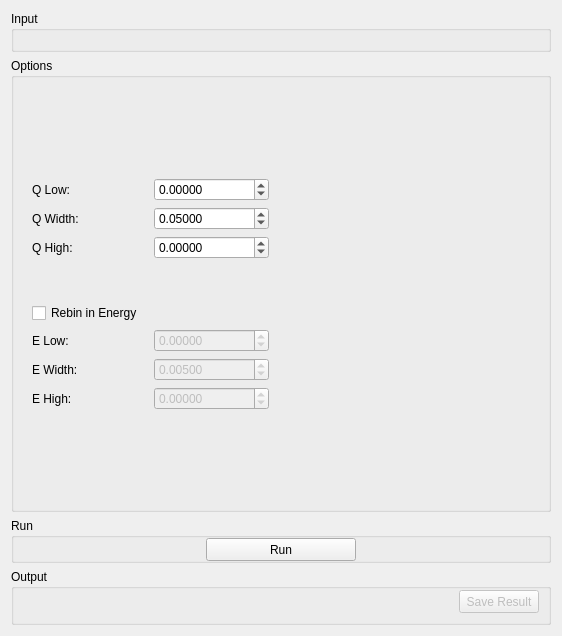
<?xml version="1.0" encoding="UTF-8"?>
<ui version="4.0">
 <class>InelasticDataManipulationSqwTab</class>
 <widget class="QWidget" name="InelasticDataManipulationSqwTab">
  <property name="geometry">
   <rect>
    <x>0</x>
    <y>0</y>
    <width>562</width>
    <height>636</height>
   </rect>
  </property>
  <property name="minimumSize">
   <size>
    <width>500</width>
    <height>0</height>
   </size>
  </property>
  <property name="windowTitle">
   <string>Form</string>
  </property>
  <layout class="QGridLayout" name="gridLayout_3">
   <item row="0" column="0">
    <widget class="QGroupBox" name="gbInput">
     <property name="maximumSize">
      <size>
       <width>16777215</width>
       <height>150</height>
      </size>
     </property>
     <property name="title">
      <string>Input</string>
     </property>
     <layout class="QVBoxLayout" name="verticalLayout_12">
      <item>
       <widget class="MantidQt::MantidWidgets::DataSelector" name="dsInput" native="true">
        <property name="sizePolicy">
         <sizepolicy hsizetype="Minimum" vsizetype="Fixed">
          <horstretch>0</horstretch>
          <verstretch>0</verstretch>
         </sizepolicy>
        </property>
        <property name="autoLoad" stdset="0">
         <bool>true</bool>
        </property>
        <property name="workspaceSuffixes" stdset="0">
         <stringlist>
          <string>_red</string>
         </stringlist>
        </property>
        <property name="fileBrowserSuffixes" stdset="0">
         <stringlist>
          <string>_red.nxs</string>
         </stringlist>
        </property>
        <property name="showLoad" stdset="0">
         <bool>false</bool>
        </property>
       </widget>
      </item>
     </layout>
    </widget>
   </item>
   <item row="1" column="0">
    <widget class="QGroupBox" name="gbOptions">
     <property name="title">
      <string>Options</string>
     </property>
     <layout class="QHBoxLayout" name="horizontalLayout_3">
      <property name="topMargin">
       <number>0</number>
      </property>
      <property name="bottomMargin">
       <number>0</number>
      </property>
      <item>
       <layout class="QGridLayout" name="loOptions" columnstretch="0">
        <property name="spacing">
         <number>6</number>
        </property>
        <item row="5" column="0">
         <widget class="QFrame" name="fEValues">
          <layout class="QGridLayout" name="gridLayout_2">
           <item row="0" column="0" rowspan="2" colspan="2">
            <widget class="QCheckBox" name="ckRebinInEnergy">
             <property name="text">
              <string>Rebin in Energy</string>
             </property>
            </widget>
           </item>
           <item row="3" column="1">
            <widget class="QDoubleSpinBox" name="spEWidth">
             <property name="enabled">
              <bool>false</bool>
             </property>
             <property name="sizePolicy">
              <sizepolicy hsizetype="Preferred" vsizetype="Fixed">
               <horstretch>0</horstretch>
               <verstretch>0</verstretch>
              </sizepolicy>
             </property>
             <property name="maximumSize">
              <size>
               <width>200</width>
               <height>16777215</height>
              </size>
             </property>
             <property name="decimals">
              <number>5</number>
             </property>
             <property name="minimum">
              <double>0.000000000000000</double>
             </property>
             <property name="maximum">
              <double>1000.000000000000000</double>
             </property>
             <property name="singleStep">
              <double>0.010000000000000</double>
             </property>
             <property name="value">
              <double>0.005000000000000</double>
             </property>
            </widget>
           </item>
           <item row="3" column="0">
            <widget class="QLabel" name="lbEWidth">
             <property name="enabled">
              <bool>true</bool>
             </property>
             <property name="sizePolicy">
              <sizepolicy hsizetype="Preferred" vsizetype="Preferred">
               <horstretch>0</horstretch>
               <verstretch>0</verstretch>
              </sizepolicy>
             </property>
             <property name="minimumSize">
              <size>
               <width>43</width>
               <height>0</height>
              </size>
             </property>
             <property name="text">
              <string>E Width:</string>
             </property>
            </widget>
           </item>
           <item row="2" column="1">
            <widget class="QDoubleSpinBox" name="spELow">
             <property name="enabled">
              <bool>false</bool>
             </property>
             <property name="sizePolicy">
              <sizepolicy hsizetype="Preferred" vsizetype="Fixed">
               <horstretch>0</horstretch>
               <verstretch>0</verstretch>
              </sizepolicy>
             </property>
             <property name="maximumSize">
              <size>
               <width>200</width>
               <height>16777215</height>
              </size>
             </property>
             <property name="decimals">
              <number>5</number>
             </property>
             <property name="minimum">
              <double>-1000.000000000000000</double>
             </property>
             <property name="maximum">
              <double>1000.000000000000000</double>
             </property>
             <property name="singleStep">
              <double>0.100000000000000</double>
             </property>
            </widget>
           </item>
           <item row="2" column="0">
            <widget class="QLabel" name="lbELow">
             <property name="enabled">
              <bool>true</bool>
             </property>
             <property name="minimumSize">
              <size>
               <width>43</width>
               <height>0</height>
              </size>
             </property>
             <property name="text">
              <string>E Low:</string>
             </property>
            </widget>
           </item>
           <item row="4" column="0">
            <widget class="QLabel" name="lbEHigh">
             <property name="enabled">
              <bool>true</bool>
             </property>
             <property name="minimumSize">
              <size>
               <width>43</width>
               <height>0</height>
              </size>
             </property>
             <property name="text">
              <string>E High:</string>
             </property>
            </widget>
           </item>
           <item row="4" column="1">
            <widget class="QDoubleSpinBox" name="spEHigh">
             <property name="enabled">
              <bool>false</bool>
             </property>
             <property name="sizePolicy">
              <sizepolicy hsizetype="Preferred" vsizetype="Fixed">
               <horstretch>0</horstretch>
               <verstretch>0</verstretch>
              </sizepolicy>
             </property>
             <property name="maximumSize">
              <size>
               <width>200</width>
               <height>16777215</height>
              </size>
             </property>
             <property name="decimals">
              <number>5</number>
             </property>
             <property name="minimum">
              <double>-1000.000000000000000</double>
             </property>
             <property name="maximum">
              <double>1000.000000000000000</double>
             </property>
             <property name="singleStep">
              <double>0.100000000000000</double>
             </property>
            </widget>
           </item>
          </layout>
         </widget>
        </item>
        <item row="6" column="0">
         <spacer name="verticalSpacer">
          <property name="orientation">
           <enum>Qt::Vertical</enum>
          </property>
          <property name="sizeHint" stdset="0">
           <size>
            <width>20</width>
            <height>40</height>
           </size>
          </property>
         </spacer>
        </item>
        <item row="0" column="0">
         <spacer name="verticalSpacer_3">
          <property name="orientation">
           <enum>Qt::Vertical</enum>
          </property>
          <property name="sizeHint" stdset="0">
           <size>
            <width>20</width>
            <height>40</height>
           </size>
          </property>
         </spacer>
        </item>
        <item row="4" column="0">
         <spacer name="verticalSpacer_2">
          <property name="orientation">
           <enum>Qt::Vertical</enum>
          </property>
          <property name="sizeType">
           <enum>QSizePolicy::Fixed</enum>
          </property>
          <property name="sizeHint" stdset="0">
           <size>
            <width>20</width>
            <height>20</height>
           </size>
          </property>
         </spacer>
        </item>
        <item row="1" column="0">
         <widget class="QFrame" name="fQValues">
          <layout class="QGridLayout" name="gridLayout">
           <item row="1" column="0">
            <widget class="QLabel" name="lbQWidth">
             <property name="minimumSize">
              <size>
               <width>43</width>
               <height>0</height>
              </size>
             </property>
             <property name="text">
              <string>Q Width:</string>
             </property>
            </widget>
           </item>
           <item row="0" column="0">
            <widget class="QLabel" name="lbQLow">
             <property name="minimumSize">
              <size>
               <width>43</width>
               <height>0</height>
              </size>
             </property>
             <property name="text">
              <string>Q Low:</string>
             </property>
            </widget>
           </item>
           <item row="2" column="0">
            <widget class="QLabel" name="lbQHigh">
             <property name="minimumSize">
              <size>
               <width>43</width>
               <height>0</height>
              </size>
             </property>
             <property name="text">
              <string>Q High:</string>
             </property>
            </widget>
           </item>
           <item row="1" column="1">
            <widget class="QDoubleSpinBox" name="spQWidth">
             <property name="sizePolicy">
              <sizepolicy hsizetype="Preferred" vsizetype="Fixed">
               <horstretch>0</horstretch>
               <verstretch>0</verstretch>
              </sizepolicy>
             </property>
             <property name="decimals">
              <number>5</number>
             </property>
             <property name="minimum">
              <double>0.000000000000000</double>
             </property>
             <property name="maximum">
              <double>1000.000000000000000</double>
             </property>
             <property name="singleStep">
              <double>0.100000000000000</double>
             </property>
             <property name="value">
              <double>0.050000000000000</double>
             </property>
            </widget>
           </item>
           <item row="2" column="1">
            <widget class="QDoubleSpinBox" name="spQHigh">
             <property name="sizePolicy">
              <sizepolicy hsizetype="Preferred" vsizetype="Fixed">
               <horstretch>0</horstretch>
               <verstretch>0</verstretch>
              </sizepolicy>
             </property>
             <property name="decimals">
              <number>5</number>
             </property>
             <property name="minimum">
              <double>-1000.000000000000000</double>
             </property>
             <property name="maximum">
              <double>1000.000000000000000</double>
             </property>
             <property name="singleStep">
              <double>0.100000000000000</double>
             </property>
            </widget>
           </item>
           <item row="0" column="1">
            <widget class="QDoubleSpinBox" name="spQLow">
             <property name="sizePolicy">
              <sizepolicy hsizetype="Minimum" vsizetype="Fixed">
               <horstretch>0</horstretch>
               <verstretch>0</verstretch>
              </sizepolicy>
             </property>
             <property name="decimals">
              <number>5</number>
             </property>
             <property name="minimum">
              <double>-1000.000000000000000</double>
             </property>
             <property name="maximum">
              <double>1000.000000000000000</double>
             </property>
             <property name="singleStep">
              <double>0.100000000000000</double>
             </property>
            </widget>
           </item>
          </layout>
         </widget>
        </item>
       </layout>
      </item>
      <item>
       <widget class="MantidQt::MantidWidgets::ContourPreviewPlot" name="rqwPlot2D" native="true"/>
      </item>
     </layout>
    </widget>
   </item>
   <item row="2" column="0">
    <widget class="QGroupBox" name="groupBox">
     <property name="minimumSize">
      <size>
       <width>0</width>
       <height>45</height>
      </size>
     </property>
     <property name="maximumSize">
      <size>
       <width>16777215</width>
       <height>45</height>
      </size>
     </property>
     <property name="title">
      <string>Run</string>
     </property>
     <layout class="QHBoxLayout" name="horizontalLayout_2">
      <property name="topMargin">
       <number>0</number>
      </property>
      <property name="bottomMargin">
       <number>7</number>
      </property>
      <item>
       <spacer name="horizontalSpacer_2">
        <property name="orientation">
         <enum>Qt::Horizontal</enum>
        </property>
        <property name="sizeHint" stdset="0">
         <size>
          <width>198</width>
          <height>20</height>
         </size>
        </property>
       </spacer>
      </item>
      <item>
       <widget class="QPushButton" name="pbRun">
        <property name="minimumSize">
         <size>
          <width>150</width>
          <height>23</height>
         </size>
        </property>
        <property name="maximumSize">
         <size>
          <width>180</width>
          <height>16777215</height>
         </size>
        </property>
        <property name="text">
         <string>Run</string>
        </property>
       </widget>
      </item>
      <item>
       <spacer name="horizontalSpacer_3">
        <property name="orientation">
         <enum>Qt::Horizontal</enum>
        </property>
        <property name="sizeHint" stdset="0">
         <size>
          <width>197</width>
          <height>20</height>
         </size>
        </property>
       </spacer>
      </item>
     </layout>
    </widget>
   </item>
   <item row="3" column="0">
    <widget class="QGroupBox" name="sqw_outputOptions">
     <property name="minimumSize">
      <size>
       <width>0</width>
       <height>56</height>
      </size>
     </property>
     <property name="title">
      <string>Output</string>
     </property>
     <layout class="QHBoxLayout" name="horizontalLayout">
      <property name="topMargin">
       <number>0</number>
      </property>
      <property name="bottomMargin">
       <number>7</number>
      </property>
      <item>
       <widget class="MantidQt::CustomInterfaces::IndirectPlotOptionsView" name="ipoPlotOptions" native="true"/>
      </item>
      <item>
       <spacer name="horizontalSpacer_1">
        <property name="orientation">
         <enum>Qt::Horizontal</enum>
        </property>
        <property name="sizeHint" stdset="0">
         <size>
          <width>40</width>
          <height>20</height>
         </size>
        </property>
       </spacer>
      </item>
      <item>
       <widget class="QPushButton" name="pbSave">
        <property name="enabled">
         <bool>false</bool>
        </property>
        <property name="minimumSize">
         <size>
          <width>0</width>
          <height>23</height>
         </size>
        </property>
        <property name="text">
         <string>Save Result</string>
        </property>
       </widget>
      </item>
     </layout>
    </widget>
   </item>
  </layout>
 </widget>
 <customwidgets>
  <customwidget>
   <class>MantidQt::MantidWidgets::DataSelector</class>
   <extends>QWidget</extends>
   <header>MantidQtWidgets/Common/DataSelector.h</header>
  </customwidget>
  <customwidget>
   <class>MantidQt::MantidWidgets::ContourPreviewPlot</class>
   <extends>QWidget</extends>
   <header>MantidQtWidgets/Plotting/ContourPreviewPlot.h</header>
   <container>1</container>
  </customwidget>
  <customwidget>
   <class>MantidQt::CustomInterfaces::IndirectPlotOptionsView</class>
   <extends>QWidget</extends>
   <header>IndirectPlotOptionsView.h</header>
   <container>1</container>
  </customwidget>
 </customwidgets>
 <tabstops>
  <tabstop>pbSave</tabstop>
 </tabstops>
 <resources/>
 <connections>
  <connection>
   <sender>ckRebinInEnergy</sender>
   <signal>toggled(bool)</signal>
   <receiver>spEHigh</receiver>
   <slot>setEnabled(bool)</slot>
   <hints>
    <hint type="sourcelabel">
     <x>394</x>
     <y>89</y>
    </hint>
    <hint type="destinationlabel">
     <x>419</x>
     <y>171</y>
    </hint>
   </hints>
  </connection>
  <connection>
   <sender>ckRebinInEnergy</sender>
   <signal>toggled(bool)</signal>
   <receiver>spEWidth</receiver>
   <slot>setEnabled(bool)</slot>
   <hints>
    <hint type="sourcelabel">
     <x>394</x>
     <y>89</y>
    </hint>
    <hint type="destinationlabel">
     <x>419</x>
     <y>144</y>
    </hint>
   </hints>
  </connection>
  <connection>
   <sender>ckRebinInEnergy</sender>
   <signal>toggled(bool)</signal>
   <receiver>spELow</receiver>
   <slot>setEnabled(bool)</slot>
   <hints>
    <hint type="sourcelabel">
     <x>394</x>
     <y>89</y>
    </hint>
    <hint type="destinationlabel">
     <x>419</x>
     <y>117</y>
    </hint>
   </hints>
  </connection>
 </connections>
</ui>
